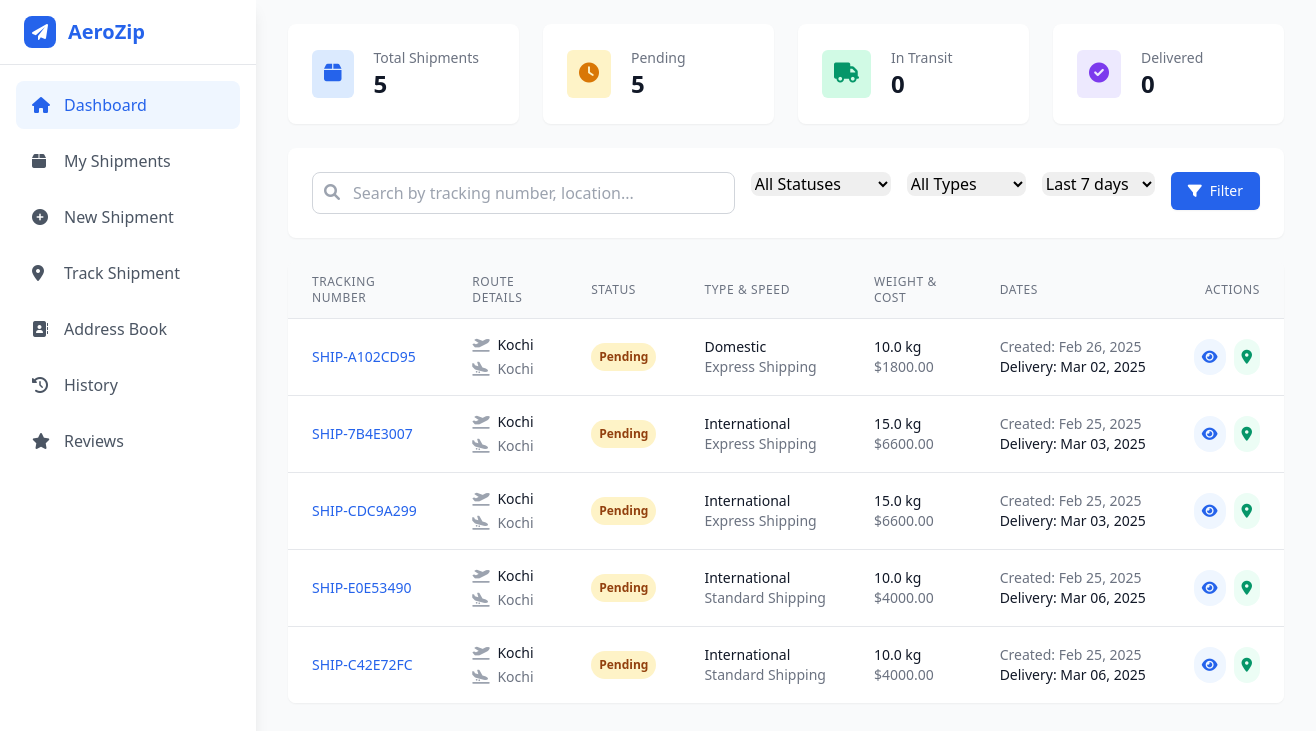
/my-shipments/ (signed in), run on an earlier commit of the app's database.
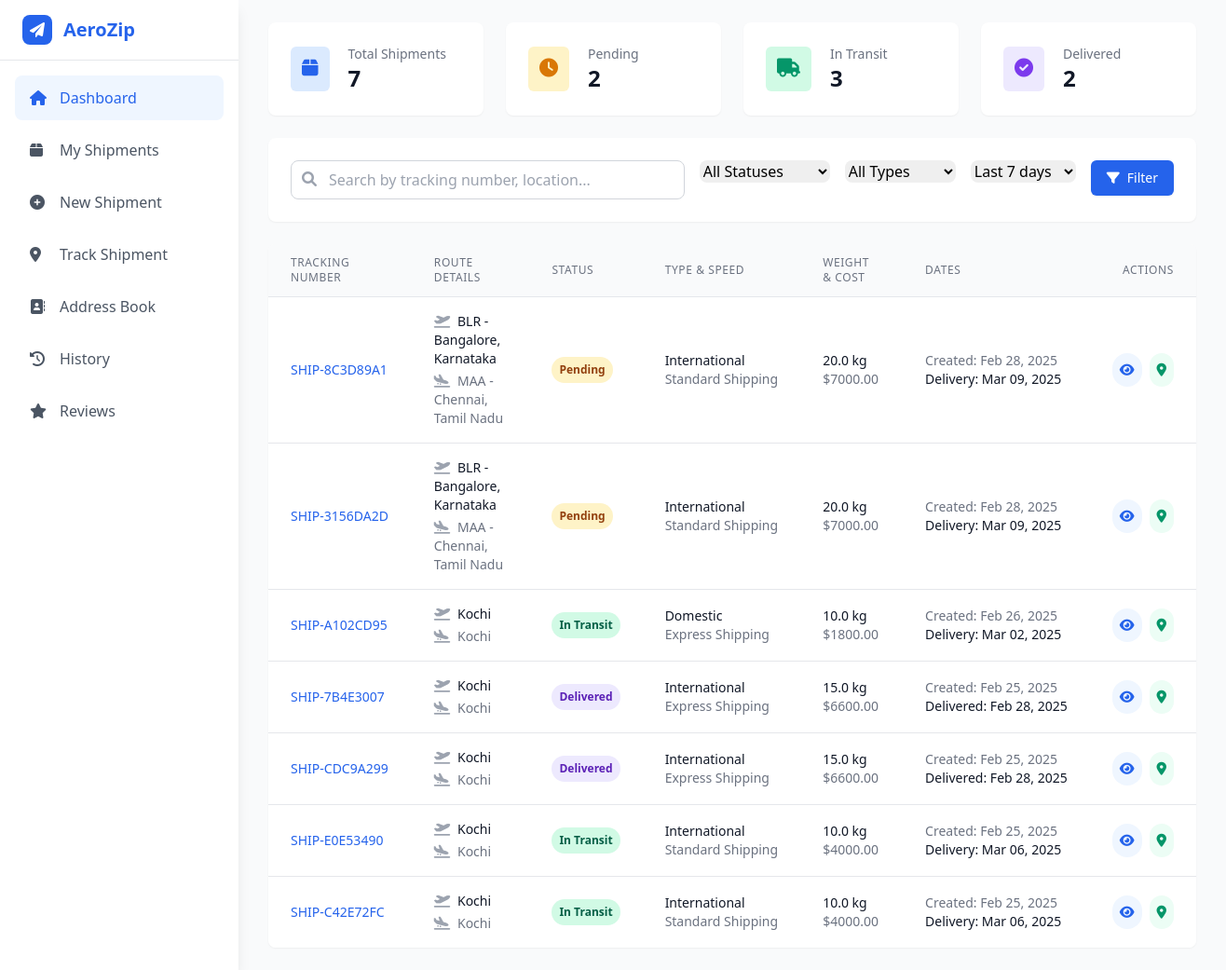
And on a later commit of the database.
### main/models.py (models this page shows, shortened)
class Shipment(models.Model):
    STATUS_CHOICES = [
        ('pending', 'Pending'),
        ('processing', 'Processing'),
        ('in_transit', 'In Transit'),
        ('out_for_delivery', 'Out for Delivery'),
        ('delivered', 'Delivered'),
        ('cancelled', 'Cancelled'),
    ]
    SHIPPING_SPEED_CHOICES = [
        ('standard', 'Standard Shipping'),
        ('express', 'Express Shipping'),
        ('overnight', 'Overnight Shipping'),
    ]
    SHIPMENT_TYPE_CHOICES = [
        ('international', 'International'),
        ('domestic', 'Domestic'),
    ]
    tracking_number = models.CharField(max_length=50, unique=True,editable=False)
    user = models.ForeignKey(CustomUser, on_delete=models.CASCADE)
    sender_address = models.ForeignKey(Address, on_delete=models.PROTECT, related_name='sender_address', null=True)
    recipient_address = models.ForeignKey(Address, on_delete=models.PROTECT, related_name='receiver_address')
    shipment_type = models.CharField(max_length=20, choices=SHIPMENT_TYPE_CHOICES, default='domestic')
    from_airport_name = models.CharField(max_length=500, null=True, blank=True)
    from_airport_place = models.CharField(max_length=500, null=True, blank=True)
    from_airport_code = models.CharField(max_length=500, null=True, blank=True)
    to_airport_name = models.CharField(max_length=500, null=True, blank=True)
    to_airport_place = models.CharField(max_length=500, null=True, blank=True)
    to_airport_code = models.CharField(max_length=500, null=True, blank=True)
    weight = models.FloatField()
    status = models.CharField(max_length=20, choices=STATUS_CHOICES, default='pending')
    shipping_speed = models.CharField(max_length=20, choices=SHIPPING_SPEED_CHOICES, default='standard')
    created_at = models.DateTimeField(auto_now_add=True)
    updated_at = models.DateTimeField(auto_now=True)
    estimated_delivery = models.DateField(null=True, blank=True)
    shipping_cost = models.DecimalField(max_digits=10, decimal_places=2, null=True, blank=True)
    notes = models.TextField(blank=True)
    cancellation_reason = models.CharField(max_length=255, blank=True, null=True)
    cancellation_date = models.DateTimeField(blank=True, null=True)
    cancellation_fee = models.DecimalField(max_digits=10, decimal_places=2, blank=True, null=True)
    is_paid = models.BooleanField(default=False)

class Address(models.Model):
    user = models.ForeignKey(CustomUser, on_delete=models.CASCADE)
    name = models.CharField(max_length=100)
    street_address = models.CharField(max_length=200)
    city = models.CharField(max_length=100)
    state = models.CharField(max_length=100)
    country = models.CharField(max_length=100)
    postal_code = models.CharField(max_length=20)
    phone = models.CharField(max_length=20)
    is_default = models.BooleanField(default=False)

### users/views.py (the view, shortened to what this page needs)
# urls.py: path('my-shipments/',MyShipmentView.as_view(),name='my'),
class MyShipmentView(LoginRequiredMixin, ListView):
    template_name = "myshipments.html"
    context_object_name = "shipments"
    paginate_by = 10
    def get_queryset(self):
        queryset = Shipment.objects.filter(user=self.request.user).exclude(status='cancelled').order_by('-created_at')
        status_filter = self.request.GET.get('status')
        if status_filter:
            queryset = queryset.filter(status=status_filter)
        shipment_type = self.request.GET.get('type')
        if shipment_type:
            queryset = queryset.filter(shipment_type=shipment_type)
        date_range = self.request.GET.get('date_range')
        search_query = self.request.GET.get('search')
        return queryset
    def get_context_data(self, **kwargs):
        context = super().get_context_data(**kwargs)
        user_shipments = Shipment.objects.filter(user=self.request.user).exclude(status="cancelled")
        status_counts = user_shipments.values('status').annotate(count=Count('status'))
        total_count = user_shipments.count()
        pending_count = 0
        in_transit_count = 0
        delivered_count = 0
        for status in status_counts:
            if status['status'] in ['pending', 'processing']:
                pending_count += status['count']
            elif status['status'] in ['in_transit', 'out_for_delivery']:
                in_transit_count += status['count']
            elif status['status'] == 'delivered':
                delivered_count += status['count']
        context['total_count'] = total_count
        context['pending_count'] = pending_count
        context['in_transit_count'] = in_transit_count
        context['delivered_count'] = delivered_count
        context['current_status'] = self.request.GET.get('status', '')
        context['current_type'] = self.request.GET.get('type', '')
        context['current_date_range'] = self.request.GET.get('date_range', '7')
        context['search_query'] = self.request.GET.get('search', '')
        return context

### users/templates/myshipments.html (shortened to what the changed rows need)
{% extends 'user_home.html' %}
{% block content %}
<div class="min-h-screen bg-gray-50">
    <div class="max-w-7xl mx-auto px-4 sm:px-6 lg:px-8 py-6">
        <div class="grid grid-cols-1 md:grid-cols-2 lg:grid-cols-4 gap-6 mb-6">
            <div class="bg-white rounded-lg shadow-sm p-6">
                <div class="flex items-center">
                    <div class="ml-5">
                        <p class="text-sm font-medium text-gray-500">Total Shipments</p>
                        <h2 class="text-2xl font-semibold text-gray-900">{{ total_count }}</h2>
                    </div>
                </div>
            </div>
            <div class="bg-white rounded-lg shadow-sm p-6">
                <div class="flex items-center">
                    <div class="ml-5">
                        <p class="text-sm font-medium text-gray-500">Pending</p>
                        <h2 class="text-2xl font-semibold text-gray-900">{{ pending_count }}</h2>
                    </div>
                </div>
            </div>
            <div class="bg-white rounded-lg shadow-sm p-6">
                <div class="flex items-center">
                    <div class="ml-5">
                        <p class="text-sm font-medium text-gray-500">In Transit</p>
                        <h2 class="text-2xl font-semibold text-gray-900">{{ in_transit_count }}</h2>
                    </div>
                </div>
            </div>
            <div class="bg-white rounded-lg shadow-sm p-6">
                <div class="flex items-center">
                    <div class="ml-5">
                        <p class="text-sm font-medium text-gray-500">Delivered</p>
                        <h2 class="text-2xl font-semibold text-gray-900">{{ delivered_count }}</h2>
                    </div>
                </div>
            </div>
        </div>
        <div class="bg-white rounded-lg shadow-sm overflow-hidden">
            {% if shipments %}
            <div class="overflow-x-auto">
                <table class="min-w-full divide-y divide-gray-200">
                    <thead class="bg-gray-50">
                        <tr>
                            <th class="px-6 py-3 text-left text-xs font-medium text-gray-500 uppercase tracking-wider">
                                Tracking Number
                            </th>
                            <th class="px-6 py-3 text-left text-xs font-medium text-gray-500 uppercase tracking-wider">
                                Route Details
                            </th>
                            <th class="px-6 py-3 text-left text-xs font-medium text-gray-500 uppercase tracking-wider">
                                Status
                            </th>
                            <th class="px-6 py-3 text-left text-xs font-medium text-gray-500 uppercase tracking-wider">
                                Type & Speed
                            </th>
                            <th class="px-6 py-3 text-left text-xs font-medium text-gray-500 uppercase tracking-wider">
                                Weight & Cost
                            </th>
                            <th class="px-6 py-3 text-left text-xs font-medium text-gray-500 uppercase tracking-wider">
                                Dates
                            </th>
                            <th class="px-6 py-3 text-right text-xs font-medium text-gray-500 uppercase tracking-wider">
                                Actions
                            </th>
                        </tr>
                    </thead>
                    <tbody class="bg-white divide-y divide-gray-200">
                        {% for shipment in shipments %}
                        <tr>
                            <td class="px-6 py-4 whitespace-nowrap">
                                <div class="text-sm font-medium text-blue-600">{{ shipment.tracking_number }}</div>
                            </td>
                            <td class="px-6 py-4">
                                <div class="text-sm">
                                    <div class="font-medium text-gray-900">
                                        <i class="fas fa-plane-departure text-gray-400 mr-1"></i>
                                        {% if shipment.from_airport_code %}{{ shipment.from_airport_code }} - {% endif %}
                                        {{ shipment.from_airport_place|default:shipment.sender_address.city }}
                                    </div>
                                    <div class="text-gray-500 mt-1">
                                        <i class="fas fa-plane-arrival text-gray-400 mr-1"></i>
                                        {% if shipment.to_airport_code %}{{ shipment.to_airport_code }} - {% endif %}
                                        {{ shipment.to_airport_place|default:shipment.recipient_address.city }}
                                    </div>
                                </div>
                            </td>
                            <td class="px-6 py-4 whitespace-nowrap">
                                {% if shipment.status == 'pending' %}
                                <span class="px-2 py-1 inline-flex text-xs leading-5 font-semibold rounded-full bg-yellow-100 text-yellow-800">
                                    Pending
                                </span>
                                {% elif shipment.status == 'processing' %}
                                <span class="px-2 py-1 inline-flex text-xs leading-5 font-semibold rounded-full bg-yellow-100 text-yellow-800">
                                    Processing
                                </span>
                                {% elif shipment.status == 'in_transit' %}
                                <span class="px-2 py-1 inline-flex text-xs leading-5 font-semibold rounded-full bg-green-100 text-green-800">
                                    In Transit
                                </span>
                                {% elif shipment.status == 'out_for_delivery' %}
                                <span class="px-2 py-1 inline-flex text-xs leading-5 font-semibold rounded-full bg-blue-100 text-blue-800">
                                    Out for Delivery
                                </span>
                                {% elif shipment.status == 'delivered' %}
                                <span class="px-2 py-1 inline-flex text-xs leading-5 font-semibold rounded-full bg-purple-100 text-purple-800">
                                    Delivered
                                </span>
                                {% elif shipment.status == 'cancelled' %}
                                <span class="px-2 py-1 inline-flex text-xs leading-5 font-semibold rounded-full bg-red-100 text-red-800">
                                    Cancelled
                                </span>
                                {% endif %}
                            </td>
                            <td class="px-6 py-4 whitespace-nowrap">
                                <div class="text-sm text-gray-900">{{ shipment.get_shipment_type_display }}</div>
                                <div class="text-sm text-gray-500">{{ shipment.get_shipping_speed_display }}</div>
                            </td>
                            <td class="px-6 py-4 whitespace-nowrap">
                                <div class="text-sm text-gray-900">{{ shipment.weight }} kg</div>
                                {% if shipment.shipping_cost %}
                                <div class="text-sm text-gray-500">${{ shipment.shipping_cost }}</div>
                                {% endif %}
                            </td>
                            <td class="px-6 py-4 whitespace-nowrap">
                                <div class="text-sm text-gray-500">Created: {{ shipment.created_at|date:"M d, Y" }}</div>
                                {% if shipment.estimated_delivery %}
                                <div class="text-sm text-gray-900">
                                    {% if shipment.status == 'delivered' %}
                                    Delivered: {{ shipment.updated_at|date:"M d, Y" }}
                                    {% else %}
                                    Delivery: {{ shipment.estimated_delivery|date:"M d, Y" }}
                                    {% endif %}
                                </div>
                                {% endif %}
                            </td>
                            <td class="px-6 py-4 whitespace-nowrap text-right text-sm font-medium">
                                <div class="flex justify-end space-x-2">
                                    <a href="{% url 'shipment_view' shipment.id %}" class="text-blue-600 hover:text-blue-900 bg-blue-50 rounded-full p-2" title="View Details">
                                        <i class="fas fa-eye"></i>
                                    </a>
                                    <a href="{% url 'my-track' shipment.tracking_number %}" class="text-green-600 hover:text-green-900 bg-green-50 rounded-full p-2" title="Track Shipment">
                                        <i class="fas fa-map-marker-alt"></i>
                                    </a>
                                </div>
                            </td>
                        </tr>
                        {% endfor %}
                    </tbody>
                </table>
            </div>
            {% endif %}
        </div>
    </div>
</div>
{% endblock %}

What changed in the data, as far as the page shows it:
added Shipment: tracking_number "SHIP-8C3D89A1", from_airport_code "BLR", from_airport_place "Bangalore, Karnataka", to_airport_code "MAA", to_airport_place "Chennai, Tamil Nadu", status "Pending", shipment_type "International", shipping_speed "Standard Shipping", weight "20.0", shipping_cost "7000.00", created_at "Feb 28, 2025", estimated_delivery "Mar 09, 2025"
added Shipment: tracking_number "SHIP-3156DA2D", from_airport_code "BLR", from_airport_place "Bangalore, Karnataka", to_airport_code "MAA", to_airport_place "Chennai, Tamil Nadu", status "Pending", shipment_type "International", shipping_speed "Standard Shipping", weight "20.0", shipping_cost "7000.00", created_at "Feb 28, 2025", estimated_delivery "Mar 09, 2025"
changed Shipment "SHIP-A102CD95": status "Pending" → "In Transit"
changed Shipment "SHIP-7B4E3007": updated_at (not shown) → "Feb 28, 2025"; estimated_delivery "Mar 03, 2025" → (not shown); status "Pending Delivery:" → "Delivered Delivered:"
changed Shipment "SHIP-CDC9A299": updated_at (not shown) → "Feb 28, 2025"; estimated_delivery "Mar 03, 2025" → (not shown); status "Pending Delivery:" → "Delivered Delivered:"
changed Shipment "SHIP-E0E53490": status "Pending" → "In Transit"
changed Shipment "SHIP-C42E72FC": status "Pending" → "In Transit"
Also different on the page:
{{ total_count }}: "5" → "7"
{{ pending_count }}: "5" → "2"
{{ in_transit_count }}: "0" → "3"
{{ delivered_count }}: "0" → "2"
